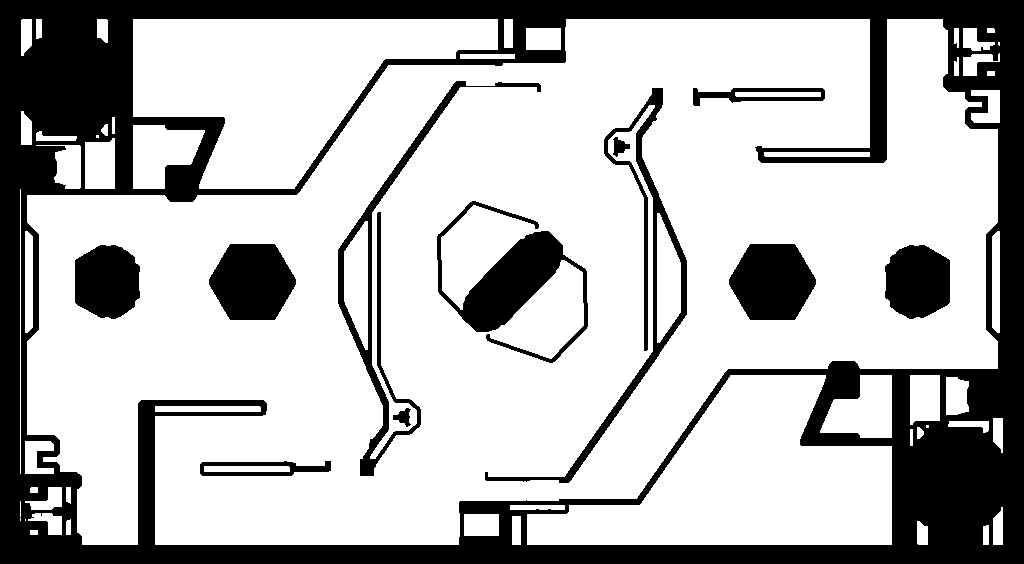
#> input picture maps/rmuc_2026.pgm, 1024 x 564 px, found by its file name
$ python rmuc_nav_map.py
#> lines starting #> are read from the running program, lines starting #| are printed output that depends on the picture; after the words box and inside, x2 and y2 are one past the last pixel; in counts of white or black regions, pixels touching at a corner belong together
#!/usr/bin/env python3
"""Refine the RMUC 2026 Nav2 occupancy grid against the MuJoCo hfield."""

from __future__ import annotations

import argparse
from pathlib import Path

import numpy as np
from PIL import Image
from scipy import ndimage


DEFAULT_INPUT = Path("src/ats_sentry_bringup/map/rmuc_2026.pgm")
DEFAULT_HFIELD = Path("src/sim/ats_mujoco_sim/models/rmuc_2026_height.png")
DEFAULT_OUTPUT = Path(
    "src/ats_sentry_bringup/map/obj_projection_preview/rmuc_2026_refined_preview.pgm"
)
DEFAULT_BACKUP = Path("src/ats_sentry_bringup/map/rmuc_2026_before_obj_refine.pgm")
DEFAULT_ORIENTATION = "normal"
ORIENTATIONS = (
    "normal",
    "flip_x_left_right",
    "flip_y_up_down",
    "flip_xy_rotate_180",
)


def _remove_small_components(mask: np.ndarray, min_area: int) -> np.ndarray:
    labels, count = ndimage.label(mask)
    if count == 0:
        return mask
    areas = np.bincount(labels.ravel())
    keep = areas >= min_area
    keep[0] = False
    return keep[labels]


def refine_map(
    input_pgm: Path,
    hfield_png: Path,
    output_pgm: Path,
    backup_pgm: Path | None,
    hfield_threshold: int,
    min_obj_area: int,
    orientation: str,
) -> None:
#> called with hfield_threshold = 15, min_obj_area = 8, orientation = 'normal'
    manual = np.array(Image.open(input_pgm).convert("L"))
#> manual is the input picture: shape (564, 1024); values 0 (black) and 254 (white), 71.7% white; 12 black regions, largest, box (x1, y1, x2, y2) and area: (0, 0, 1024, 564) 125466, (437, 201, 588, 363) 7066, (485, 88, 687, 483) 5159
    hfield = np.array(Image.open(hfield_png).convert("L"))
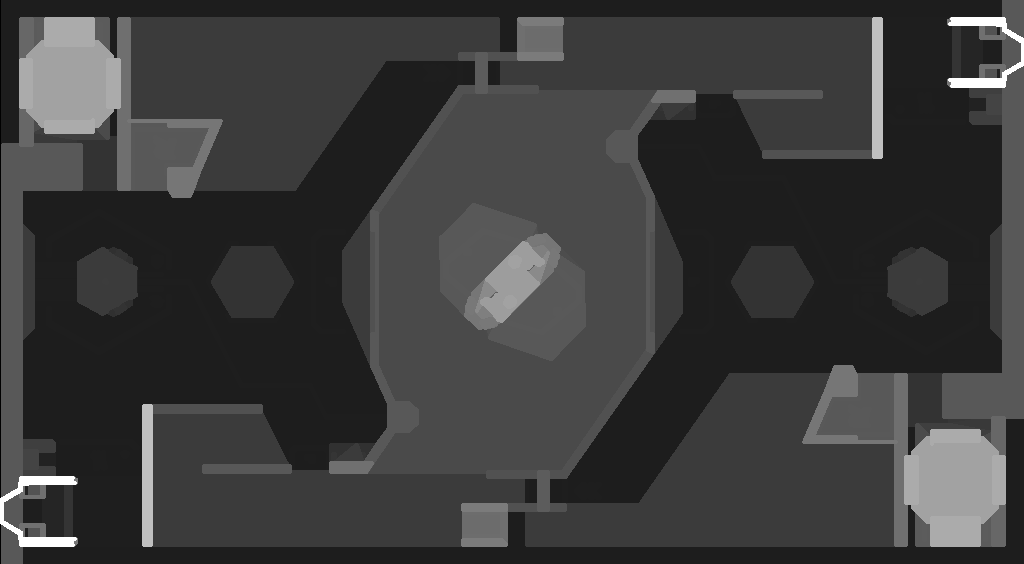
#> input picture models/rmuc_2026_height.png, 1024 x 564 px, found by its file name
#> hfield is the input picture: shape (564, 1024); min 0, max 255, mean 59.2
    if orientation == "flip_x_left_right":
        hfield = np.fliplr(hfield)
    elif orientation == "flip_y_up_down":
        hfield = np.flipud(hfield)
    elif orientation == "flip_xy_rotate_180":
        hfield = np.flipud(np.fliplr(hfield))
    elif orientation != "normal":
        raise ValueError(f"Unsupported orientation: {orientation}")

    if manual.shape != hfield.shape:
        raise RuntimeError(
            f"Map and hfield sizes differ: {manual.shape} vs {hfield.shape}"
        )

    manual_occ = manual < 100
    # The corrected OBJ encodes many internal obstacles as low raised geometry,
    # while the outer walls occupy the top of the height range. This threshold
    # keeps the true raised structures but avoids turning the low floor texture
    # into Nav2 obstacles.
    obj_occ = hfield > hfield_threshold
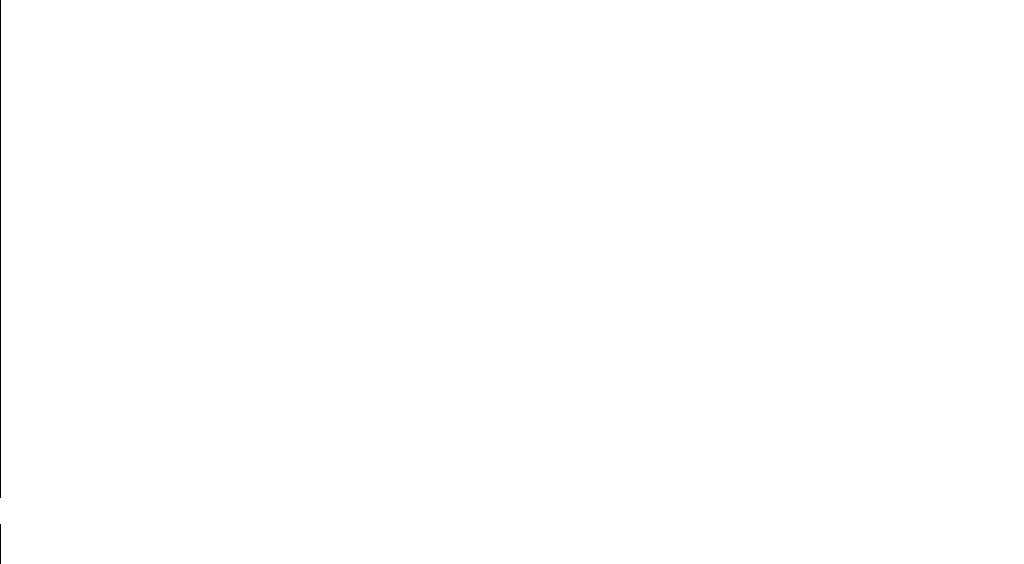
#> obj_occ: shape (564, 1024) bool; 99.9% white; black in thin lines or dots, all inside (x1, y1, x2, y2) = (0, 0, 1, 564)
    obj_occ = ndimage.binary_closing(obj_occ, structure=np.ones((3, 3)))
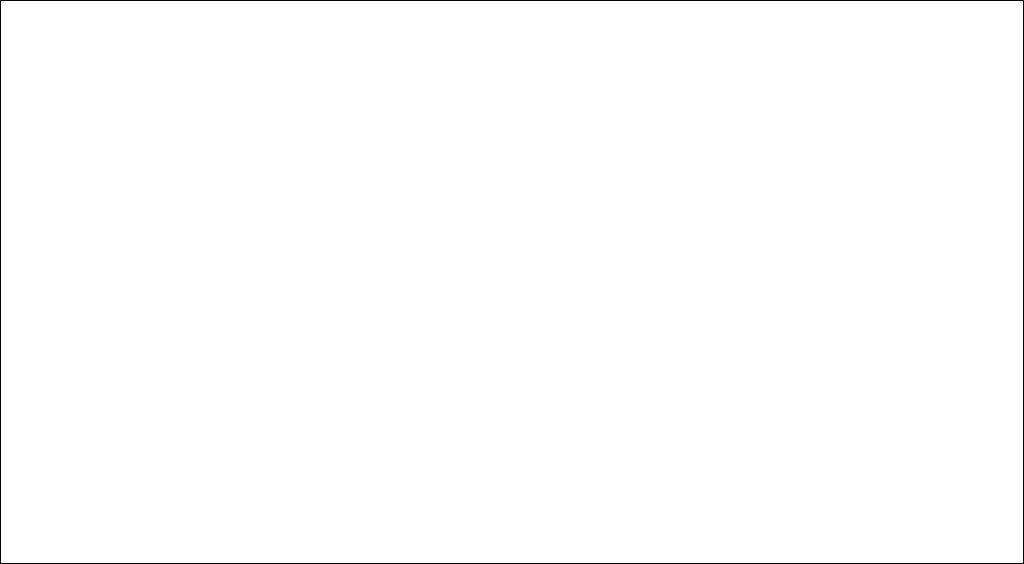
#> obj_occ: shape (564, 1024) bool; 99.5% white; black in thin lines or dots
    obj_occ = _remove_small_components(obj_occ, min_obj_area)
#> in _remove_small_components, `labels, count = ndimage.label(mask)`: labels: shape (564, 1024) int32; values 0 (black) and 1 (white), 99.5% white; black in thin lines or dots
#> in _remove_small_components, `labels, count = ndimage.label(mask)`: count = 1
#> in _remove_small_components, `areas = np.bincount(labels.ravel())`: areas = [3172, 574364]
#> in _remove_small_components, `keep = areas >= min_area`: keep = [True, True]

    combined = manual_occ | obj_occ
#> combined: shape (564, 1024) bool; every value is 1
    combined = ndimage.binary_closing(combined, structure=np.ones((3, 3)))

    refined = np.full(manual.shape, 254, dtype=np.uint8)
    refined[combined] = 0

    if backup_pgm is not None and input_pgm.resolve() == output_pgm.resolve():
        backup_pgm.parent.mkdir(parents=True, exist_ok=True)
        if not backup_pgm.exists():
            Image.fromarray(manual, mode="L").save(backup_pgm)

    output_pgm.parent.mkdir(parents=True, exist_ok=True)
    Image.fromarray(refined, mode="L").save(output_pgm)

    added = int((combined & ~manual_occ).sum())
#> added = 414048
    removed = int((manual_occ & ~combined).sum())
#> removed = 3172
    print(f"Input: {input_pgm}")
    print(f"Hfield: {hfield_png}")
    print(f"Output: {output_pgm}")
    if backup_pgm is not None:
        print(f"Backup: {backup_pgm}")
    print(f"Hfield threshold: {hfield_threshold}")
    print(f"Orientation: {orientation}")
    print(f"Manual occupied cells: {int(manual_occ.sum())}")
#| Manual occupied cells: 163488
    print(f"Refined occupied cells: {int(combined.sum())}")
#| Refined occupied cells: 574364
    print(f"Added occupied cells from OBJ/hfield: {added}")
#| Added occupied cells from OBJ/hfield: 414048
    print(f"Removed occupied cells: {removed}")
#| Removed occupied cells: 3172


def main() -> None:
    parser = argparse.ArgumentParser(description=__doc__)
    parser.add_argument("--input", type=Path, default=DEFAULT_INPUT)
    parser.add_argument("--hfield", type=Path, default=DEFAULT_HFIELD)
    parser.add_argument("--output", type=Path, default=DEFAULT_OUTPUT)
    parser.add_argument("--backup", type=Path, default=DEFAULT_BACKUP)
    parser.add_argument("--hfield-threshold", type=int, default=15)
    parser.add_argument("--min-obj-area", type=int, default=8)
    parser.add_argument(
        "--orientation",
        choices=ORIENTATIONS,
        default=DEFAULT_ORIENTATION,
        help="Extra transform to apply to the hfield before merging.",
    )
    parser.add_argument(
        "--no-backup",
        action="store_true",
        help="Do not create a backup when overwriting the input map.",
    )
    args = parser.parse_args()

    refine_map(
        input_pgm=args.input,
        hfield_png=args.hfield,
        output_pgm=args.output,
        backup_pgm=None if args.no_backup else args.backup,
        hfield_threshold=args.hfield_threshold,
        min_obj_area=args.min_obj_area,
        orientation=args.orientation,
    )


if __name__ == "__main__":
    main()
